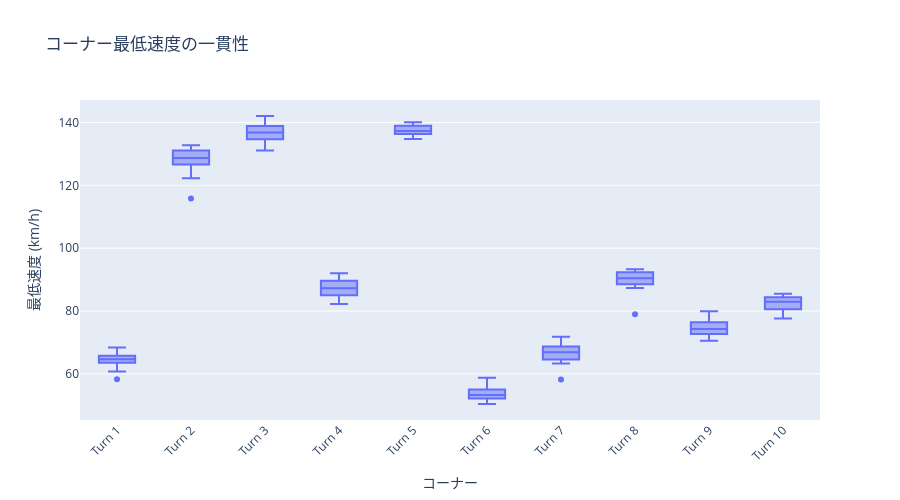

Notebook source saved alongside this figure:
### Code cell
# コーナー最低速度の一貫性を可視化
corner_stats = stats_df[stats_df["segment_type"] == "corner"].dropna(subset=["min_speed"])

if len(corner_stats) > 0:
    fig = px.box(
        corner_stats,
        x="segment_name",
        y="min_speed",
        title="コーナー最低速度の一貫性",
        labels={"min_speed": "最低速度 (km/h)", "segment_name": "コーナー"},
    )
    fig.update_layout(xaxis_tickangle=-45, width=900, height=500)
    show_fig(fig)
else:
    print("コーナー速度データがありません")

### Figure 1 — Plotly figure (JSON) as saved in the notebook; plotly's stock layout.template omitted (floating-point values rounded to 4 significant figures; data arrays with more than 128 entries replaced by an {"elided": "..."} marker saying what was removed)
{"data": [{"alignmentgroup": "True", "hovertemplate": "コーナー=%{x}<br>最低速度 (km/h)=%{y}<extra></extra>", "legendgroup": "", "marker": {"color": "#636efa"}, "name": "", "notched": false, "offsetgroup": "", "orientation": "v", "showlegend": false, "type": "box", "x": {"elided": "130 str values"}, "x0": " ", "xaxis": "x", "y": {"elided": "130 float values"}, "y0": " ", "yaxis": "y"}], "layout": {"boxmode": "group", "height": 500, "legend": {"tracegroupgap": 0}, "title": {"text": "コーナー最低速度の一貫性"}, "width": 900, "xaxis": {"anchor": "y", "domain": [0.0, 1.0], "tickangle": -45, "title": {"text": "コーナー"}}, "yaxis": {"anchor": "x", "domain": [0.0, 1.0], "title": {"text": "最低速度 (km/h)"}}}}
